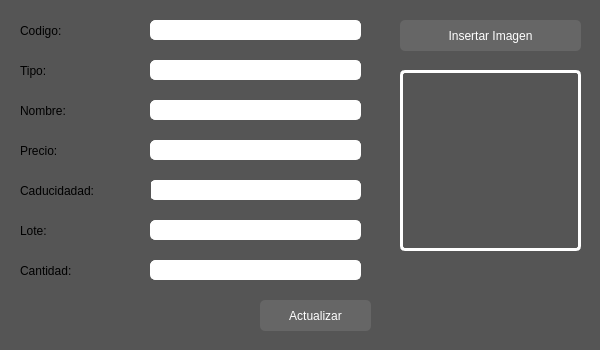
<?xml version="1.0" encoding="UTF-8"?>
<ui version="4.0">
 <class>VentanaActualizarProducto</class>
 <widget class="QWidget" name="VentanaActualizarProducto">
  <property name="geometry">
   <rect>
    <x>0</x>
    <y>0</y>
    <width>600</width>
    <height>350</height>
   </rect>
  </property>
  <property name="maximumSize">
   <size>
    <width>600</width>
    <height>350</height>
   </size>
  </property>
  <property name="windowTitle">
   <string>ActualizarProducto</string>
  </property>
  <property name="styleSheet">
   <string notr="true">background-color:#555;</string>
  </property>
  <widget class="QLineEdit" name="txt_lote">
   <property name="geometry">
    <rect>
     <x>150</x>
     <y>220</y>
     <width>211</width>
     <height>20</height>
    </rect>
   </property>
   <property name="styleSheet">
    <string notr="true">color: black;
font: 75 10pt &quot;Arial&quot;;
border: 1px solid white;
border-radius: 5px;
background-color: white;</string>
   </property>
   <property name="text">
    <string/>
   </property>
  </widget>
  <widget class="QLabel" name="lbl_nombre">
   <property name="geometry">
    <rect>
     <x>20</x>
     <y>100</y>
     <width>111</width>
     <height>21</height>
    </rect>
   </property>
   <property name="styleSheet">
    <string notr="true">color: balck;
font: 900 12pt &quot;Arial&quot;;</string>
   </property>
   <property name="text">
    <string>Nombre:</string>
   </property>
  </widget>
  <widget class="QPushButton" name="btn_insertar_imagen">
   <property name="geometry">
    <rect>
     <x>400</x>
     <y>20</y>
     <width>181</width>
     <height>31</height>
    </rect>
   </property>
   <property name="cursor">
    <cursorShape>PointingHandCursor</cursorShape>
   </property>
   <property name="styleSheet">
    <string notr="true">QObject{
	color:White;
	font: 900 12pt &quot;Arial&quot;;
	background-color: #666;
	border-radius: 5px;
}
QObject:hover{
	background-color: #222;
}</string>
   </property>
   <property name="text">
    <string>Insertar Imagen</string>
   </property>
  </widget>
  <widget class="QLabel" name="lbl_lote">
   <property name="geometry">
    <rect>
     <x>20</x>
     <y>220</y>
     <width>121</width>
     <height>21</height>
    </rect>
   </property>
   <property name="styleSheet">
    <string notr="true">color: balck;
font: 900 12pt &quot;Arial&quot;;</string>
   </property>
   <property name="text">
    <string>Lote:</string>
   </property>
  </widget>
  <widget class="QLineEdit" name="txt_clave">
   <property name="geometry">
    <rect>
     <x>150</x>
     <y>20</y>
     <width>211</width>
     <height>20</height>
    </rect>
   </property>
   <property name="styleSheet">
    <string notr="true">color: black;
font: 75 10pt &quot;Arial&quot;;
border: 1px solid white;
border-radius: 5px;
background-color: white;</string>
   </property>
  </widget>
  <widget class="QLabel" name="lbl_cantidad">
   <property name="geometry">
    <rect>
     <x>20</x>
     <y>260</y>
     <width>121</width>
     <height>21</height>
    </rect>
   </property>
   <property name="styleSheet">
    <string notr="true">color: balck;
font: 900 12pt &quot;Arial&quot;;</string>
   </property>
   <property name="text">
    <string>Cantidad:</string>
   </property>
  </widget>
  <widget class="QLineEdit" name="txt_cantidad">
   <property name="geometry">
    <rect>
     <x>150</x>
     <y>260</y>
     <width>211</width>
     <height>20</height>
    </rect>
   </property>
   <property name="styleSheet">
    <string notr="true">color: black;
font: 75 10pt &quot;Arial&quot;;
border: 1px solid white;
border-radius: 5px;
background-color: white;</string>
   </property>
   <property name="text">
    <string/>
   </property>
  </widget>
  <widget class="QLabel" name="lbl_codigo">
   <property name="geometry">
    <rect>
     <x>20</x>
     <y>20</y>
     <width>61</width>
     <height>21</height>
    </rect>
   </property>
   <property name="styleSheet">
    <string notr="true">color: balck;
font: 900 12pt &quot;Arial&quot;;</string>
   </property>
   <property name="text">
    <string>Codigo:</string>
   </property>
  </widget>
  <widget class="QLabel" name="lbl_precio">
   <property name="geometry">
    <rect>
     <x>20</x>
     <y>140</y>
     <width>61</width>
     <height>21</height>
    </rect>
   </property>
   <property name="styleSheet">
    <string notr="true">color: balck;
font: 900 12pt &quot;Arial&quot;;</string>
   </property>
   <property name="text">
    <string>Precio:</string>
   </property>
  </widget>
  <widget class="QLabel" name="lbl_tipo">
   <property name="geometry">
    <rect>
     <x>20</x>
     <y>60</y>
     <width>81</width>
     <height>21</height>
    </rect>
   </property>
   <property name="styleSheet">
    <string notr="true">color: balck;
font: 900 12pt &quot;Arial&quot;;</string>
   </property>
   <property name="text">
    <string>Tipo:</string>
   </property>
  </widget>
  <widget class="QLabel" name="lbl_imagen">
   <property name="geometry">
    <rect>
     <x>400</x>
     <y>70</y>
     <width>181</width>
     <height>181</height>
    </rect>
   </property>
   <property name="styleSheet">
    <string notr="true">border-radius:5px;
border: 3px solid white;</string>
   </property>
   <property name="text">
    <string/>
   </property>
  </widget>
  <widget class="QLineEdit" name="txt_nombre">
   <property name="geometry">
    <rect>
     <x>150</x>
     <y>100</y>
     <width>211</width>
     <height>20</height>
    </rect>
   </property>
   <property name="styleSheet">
    <string notr="true">color: black;
font: 75 10pt &quot;Arial&quot;;
border: 1px solid white;
border-radius: 5px;
background-color: white;</string>
   </property>
   <property name="echoMode">
    <enum>QLineEdit::Normal</enum>
   </property>
  </widget>
  <widget class="QPushButton" name="btn_actualizar_producto">
   <property name="geometry">
    <rect>
     <x>260</x>
     <y>300</y>
     <width>111</width>
     <height>31</height>
    </rect>
   </property>
   <property name="cursor">
    <cursorShape>PointingHandCursor</cursorShape>
   </property>
   <property name="styleSheet">
    <string notr="true">QObject{
	color:White;
	font: 900 12pt &quot;Arial&quot;;
	background-color: #666;
	border-radius: 5px;
}
QObject:hover{
	background-color: #222;
}</string>
   </property>
   <property name="text">
    <string>Actualizar</string>
   </property>
  </widget>
  <widget class="QLineEdit" name="txt_caducidad">
   <property name="geometry">
    <rect>
     <x>150</x>
     <y>180</y>
     <width>211</width>
     <height>20</height>
    </rect>
   </property>
   <property name="styleSheet">
    <string notr="true">color: black;
font: 75 10pt &quot;Arial&quot;;
border: 1px solid white;
border-radius: 5px;
background-color: white;</string>
   </property>
  </widget>
  <widget class="QLabel" name="lbl_caducidad">
   <property name="geometry">
    <rect>
     <x>20</x>
     <y>180</y>
     <width>131</width>
     <height>21</height>
    </rect>
   </property>
   <property name="styleSheet">
    <string notr="true">color: balck;
font: 900 12pt &quot;Arial&quot;;</string>
   </property>
   <property name="text">
    <string>Caducidadad:</string>
   </property>
  </widget>
  <widget class="QLineEdit" name="txt_precio">
   <property name="geometry">
    <rect>
     <x>150</x>
     <y>140</y>
     <width>211</width>
     <height>20</height>
    </rect>
   </property>
   <property name="styleSheet">
    <string notr="true">color: black;
font: 75 10pt &quot;Arial&quot;;
border: 1px solid white;
border-radius: 5px;
background-color: white;</string>
   </property>
   <property name="text">
    <string/>
   </property>
  </widget>
  <widget class="QLineEdit" name="txt_tipo">
   <property name="geometry">
    <rect>
     <x>150</x>
     <y>60</y>
     <width>211</width>
     <height>20</height>
    </rect>
   </property>
   <property name="styleSheet">
    <string notr="true">color: black;
font: 75 10pt &quot;Arial&quot;;
border: 1px solid white;
border-radius: 5px;
background-color: white;</string>
   </property>
   <property name="text">
    <string/>
   </property>
  </widget>
 </widget>
 <resources/>
 <connections/>
</ui>
